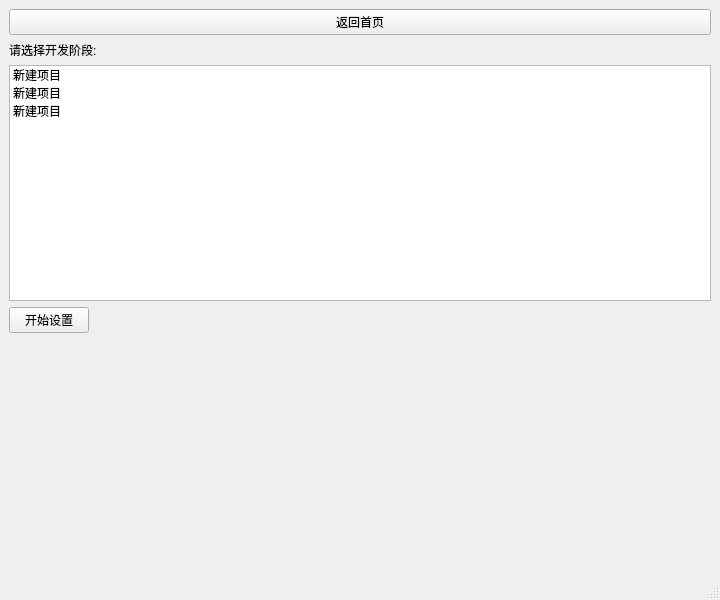
<?xml version="1.0" encoding="UTF-8"?>
<ui version="4.0">
 <class>MainWindow</class>
 <widget class="QMainWindow" name="MainWindow">
  <property name="geometry">
   <rect>
    <x>0</x>
    <y>0</y>
    <width>720</width>
    <height>600</height>
   </rect>
  </property>
  <property name="windowTitle">
   <string>MainWindow</string>
  </property>
  <widget class="QWidget" name="centralwidget">
   <layout class="QVBoxLayout" name="verticalLayout">
    <item>
     <widget class="QPushButton" name="pushButton">
      <property name="text">
       <string>返回首页</string>
      </property>
     </widget>
    </item>
    <item>
     <widget class="QLabel" name="label">
      <property name="text">
       <string>请选择开发阶段:</string>
      </property>
     </widget>
    </item>
    <item>
     <widget class="QListWidget" name="listWidget">
      <item>
       <property name="text">
        <string>新建项目</string>
       </property>
      </item>
      <item>
       <property name="text">
        <string>新建项目</string>
       </property>
      </item>
      <item>
       <property name="text">
        <string>新建项目</string>
       </property>
      </item>
     </widget>
    </item>
    <item>
     <layout class="QHBoxLayout" name="horizontalLayout">
      <item>
       <widget class="QPushButton" name="pushButton_2">
        <property name="text">
         <string>开始设置</string>
        </property>
       </widget>
      </item>
      <item>
       <spacer name="horizontalSpacer">
        <property name="orientation">
         <enum>Qt::Horizontal</enum>
        </property>
        <property name="sizeHint" stdset="0">
         <size>
          <width>40</width>
          <height>20</height>
         </size>
        </property>
       </spacer>
      </item>
     </layout>
    </item>
    <item>
     <spacer name="verticalSpacer">
      <property name="orientation">
       <enum>Qt::Vertical</enum>
      </property>
      <property name="sizeHint" stdset="0">
       <size>
        <width>20</width>
        <height>40</height>
       </size>
      </property>
     </spacer>
    </item>
   </layout>
  </widget>
  <widget class="QStatusBar" name="statusbar"/>
 </widget>
 <resources/>
 <connections/>
</ui>
